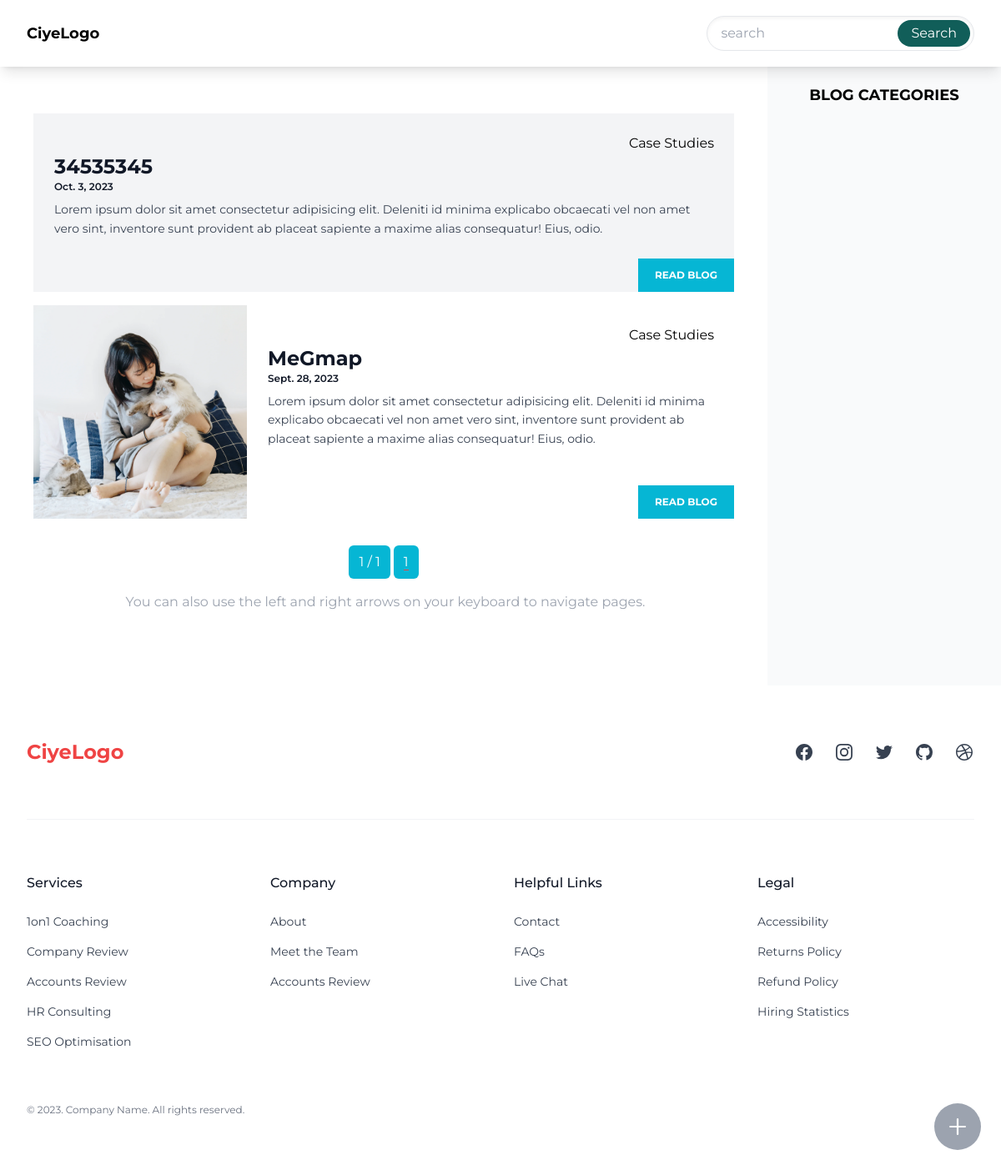
Screenshot of /blog/category/case-studies/ with the database file from the repository.
### blog/models.py (models this page shows, shortened)
class Blog(BaseModel):
    title = models.CharField(max_length=200)
    slug = models.SlugField(max_length=200, unique=True,blank=True,null=True)
    description = models.TextField(null=True, blank=True)
    image = models.ImageField(upload_to=get_upload_path, null=True, blank=True)
    content = RichTextUploadingField(null=True,blank=True)
    category = models.ForeignKey(Category,on_delete=models.SET_NULL,null=True,blank=True,related_name='blog')
    custom_order = models.IntegerField(default=0)
    created_at = models.DateTimeField(auto_now_add=True,null=True,blank=True)
    updated_at = models.DateTimeField(auto_now=True,null=True,blank=True)
    def get_absolute_url(self):
        return reverse("blog-detail", kwargs={"slug": self.slug})
    class Meta:
        ordering = ['-custom_order','-is_featured', '-id',]

class Category(MPTTModel):
    name = models.CharField(max_length=50, unique=True)
    slug = models.SlugField(max_length=100, unique=True, null=True, blank=True)
    description = models.CharField(max_length=200, blank=True, null=True)
    parent = TreeForeignKey('self', on_delete=models.CASCADE,
                            null=True, blank=True, related_name='children')
    custom_order = models.IntegerField(default=0)
    created_at = models.DateTimeField(auto_now_add=True)
    updated_at = models.DateTimeField(auto_now=True)
    class MPTTMeta:
        order_insertion_by = ['-custom_order', 'name']
    def __str__(self) -> str:
        return self.name
    class Meta:
        verbose_name_plural = 'Categories'
    def get_absolute_url(self):
        url_list = [self.slug]
        parent = self.parent
        while parent:
            url_list.insert(0, parent.slug)
            parent = parent.parent
        category_path = '/'.join(url_list)
        return reverse('blog-list', args=[category_path])

### blog/views.py (the view)
# urls.py: path('category/<path:path>/',views.BlogList.as_view(),name='blog-list'),
class BlogList(ListView):
    template_name = 'blog/blog.html'
    paginate_by = 12
    extra_context = {'partial_template_path':'blog/partial/main-list.html'}
    def get_queryset(self):
        category_path:str = self.kwargs['path']
        category_slug = category_path.split('/').pop()
        category:Category = get_object_or_404(Category,slug=category_slug)
        blogs = Blog.objects.filter(category__in = category.get_descendants(include_self=True))
        return blogs
    def render_to_response(self, context: dict[str, Any], **response_kwargs: Any) -> http.HttpResponse:
        if self.request.headers.get('HX-Request') == 'true':
            return render(self.request,'blog/partial/main-list.html',context)
        return super().render_to_response(context, **response_kwargs)

### form_handlers/forms.py
class InquiryForm(forms.ModelForm):
    class Meta:
        model = Inquiry
        exclude = ['source_webpage', 'source_ip', 'country_from_ip']

### abstractapp/custom_context_processors.py (called while the page is built)
def categories(request):
    product_categories = ProductCategory.objects.all()
    product_root_categories = ProductCategory.objects.filter(Q(level=1)|Q(level=1))
    blog_categories = BlogCategory.objects.all()
    blog_root_categories = BlogCategory.objects.filter(level=0)
    return {
        'product_categories': product_categories,
        'product_root_categories': product_root_categories,
        'blog_categories':blog_categories,
        'blog_root_categories':blog_root_categories,
    }

def inquiry_form(request):
    return {
        'inquiry_form':InquiryForm(),
    }

def contact(request):
    contacts = ContactInformation.objects.all().order_by('custom_order')
    contact_dict = {contact.name: contact for contact in contacts}
    return {'contact': contact_dict}

### products/models.py (called while the page is built)
    def get_absolute_url(self):
        url_list = [self.slug]
        parent = self.parent
        while parent:
            url_list.insert(0, parent.slug)
            parent = parent.parent
        category_path = '/'.join(url_list)
        return reverse('category-products', args=[category_path])

### blog/templates/blog/blog.html (shortened to what this page needs)
{% extends "base.html" %}
{% block content %}
  <div class="flex flex-col-reverse lg:grid grid-cols-1 bg-white  lg:grid-cols-[1fr_280px] ">
    <main id="main-content">
      {% include partial_template_path %}
    </main>
    <aside class=" p-3 text-center bg-gray-50">
      <h2 class="p-2 text-lg font-bold uppercase ">
        blog categories
      </h2>
    </aside>
  </div>
{% endblock %}

### blog/templates/blog/partial/card-horizontal.html (shortened to what this page needs)
{% for object in object_list %}
<article class="flex {% cycle 'bg-gray-100' 'bg-white' %} my-4 transition hover:shadow">
  {% if object.image %}
    <div class="hidden  sm:block sm:basis-64">
      <img alt="{{ object.title }}"
           src="{{ object.image.url }}"
           class="aspect-square h-full my-auto w-full object-cover" />
    </div>
  {% endif %}
  <div class="flex flex-1 flex-col justify-between">
    <div class="border-s border-gray-900/10 p-4 sm:border-l-transparent sm:p-6">
      <div class="text-right ">
        <a
        >{{ object.category }}</a>
      </div>
      <a href="{{ object.get_absolute_url }}"
      {% if parent_name == "main-list" %}
      hx-get="{{ object.get_absolute_url }}"
      hx-target="#main-content"
      hx-push-url="true"
      {% endif %}>
        <h3 class="font-bold text-2xl capitalize text-gray-900">
          {{ object.title }}
        </h3>
      </a>
      <div>
        <time datetime="{{ object.created_at }}"
              class="flex items-center justify-between gap-4 text-xs font-semibold capitalize text-gray-900">
          <span>{{ object.created_at|date }}</span>
        </time>
      </div>
      <p class="mt-2 line-clamp-4 text-sm/relaxed text-gray-700">
        {{ object.description }}
      </p>
    </div>
    <div class="sm:flex sm:items-end sm:justify-end">
      <a href="{{ object.get_absolute_url }}"
      {% if parent_name == "main-list" %}
      hx-get="{{ object.get_absolute_url }}"
      hx-target="#main-content"
      hx-push-url="true"
      {% endif %}
         class="block bg-cyan-500 px-5 py-3 text-center text-xs font-bold uppercase text-white transition hover:underline hover:underline-offset-4">
        Read Blog
      </a>
    </div>
  </div>
</article>
  {% endfor %}

### rows the page displays
Blog: category "Case Studies", title "34535345", created_at "Oct. 3, 2023", description "Lorem ipsum dolor sit amet consectetur adipisicing elit. Deleniti id minima explicabo obcaecati vel non amet vero sint, inventore sunt provident ab placeat sapiente a maxime alias consequatur! Eius, odio."
Blog: image (picture), category "Case Studies", title "MeGmap", created_at "Sept. 28, 2023", description "Lorem ipsum dolor sit amet consectetur adipisicing elit. Deleniti id minima explicabo obcaecati vel non amet vero sint, inventore sunt provident ab placeat sapiente a maxime alias consequatur! Eius, odio."

### other values shown
{{ page_obj.number }} "1"
{{ paginator.num_pages }} "1"
{{ page_num }} "1"
